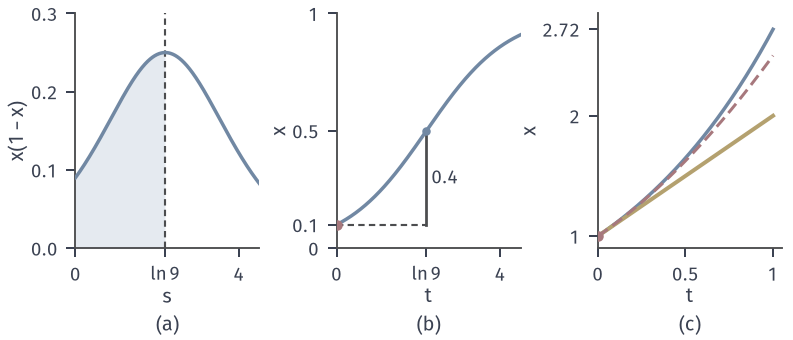

Source code (Python):
from pathlib import Path
import sys
sys.path.insert(0, str(Path(__file__).resolve().parents[1]/"ivp-common"))
from ivp_common import *
HERE = Path(__file__).resolve().parent

# 目标：积分形式：状态增量等于沿解的速度曲线下面积；试探曲线不满足积分方程。
fig, axes = figure(width_mm=112, height_mm=48, ncols=3)
panel(fig, .095, .985, .96, .27, .42)
a, b, c = axes
x = lambda t: np.exp(t)/(9 + np.exp(t))
t = np.linspace(0, 4.5, 500); T = np.log(9)
a.plot(t, x(t)*(1 - x(t)), color=BLUE, lw=1.4, zorder=3)
tf = t[t <= T]; a.fill_between(tf, 0, x(tf)*(1 - x(tf)), color=BLUE_FILL, lw=0, zorder=1)
a.axvline(T, color=STROKE, lw=.85, ls=(0, (3, 2)), zorder=2)
a.set_xlim(0, 4.5); a.set_ylim(0, .3); a.set_xticks([0, T, 4]); a.set_xticklabels(['0', '$\\ln 9$', '4']); a.set_yticks([0, .1, .2, .3]); a.set_xlabel('$s$', labelpad=1); a.set_ylabel('$x(1-x)$', labelpad=1)
b.plot(t, x(t), color=BLUE, lw=1.4, zorder=3); dot(b, 0, .1)
b.plot([T, T], [.1, .5], color=STROKE, lw=1.1, zorder=2); b.plot([0, T], [.1, .1], color=STROKE, lw=.85, ls=(0, (3, 2)), zorder=2)
b.text(T + .12, .3, '0.4', fontsize=7.5, va='center')
b.plot([T], [.5], 'o', ms=3.4, color=BLUE, mew=0, zorder=5)
b.set_xlim(0, 4.5); b.set_ylim(0, 1); b.set_xticks([0, T, 4]); b.set_xticklabels(['0', '$\\ln 9$', '4']); b.set_yticks([0, .1, .5, 1]); b.set_yticklabels(['0', '0.1', '0.5', '1']); b.set_xlabel('$t$', labelpad=1); b.set_ylabel('$x$', labelpad=1)
t = np.linspace(0, 1, 200)
c.plot(t, np.exp(t), color=BLUE, lw=1.4, zorder=3); c.plot(t, 1 + t, color=YELLOW, lw=1.6, zorder=3)
c.plot(t, 1 + t + t**2/2, color=RED, lw=1.2, ls=(0, (4, 2)), zorder=3); dot(c, 0, 1)
c.set_xlim(0, 1.05); c.set_ylim(.9, 2.85); c.set_xticks([0, .5, 1]); c.set_xticklabels(['0', '0.5', '1']); c.set_yticks([1, 2, 2.72]); c.set_yticklabels(['1', '2', '2.72']); c.set_xlabel('$t$', labelpad=1); c.set_ylabel('$x$', labelpad=1)
tags(fig, axes)
save(fig, HERE, 'figure', {'area': 'int_0^ln9 x(1-x) ds=0.4', 'trial': '1+t, image 1+t+t^2/2, exact e^t'})
